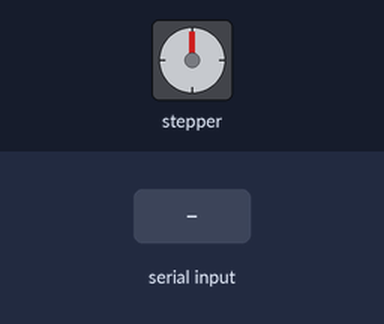
Simulated run of this sketch. Board: Arduino Uno, built with avr-gcc and run on an emulated ATmega328P. Parts: stepper motor. Wiring (inferred from the names in the program): stepper motor driver (200 steps per turn assumed): step pin 3; direction pin 2. The inputs (shaded band) are chosen by the test bench.

Above: at 1.2 s.
1.3 s: "1" received over Serial
At 1.75 s:
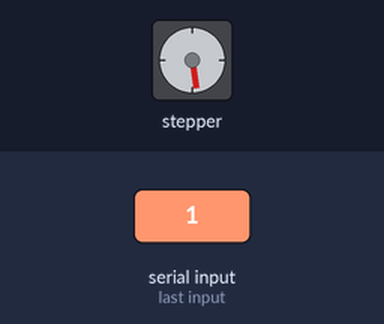
At 2.65 s:
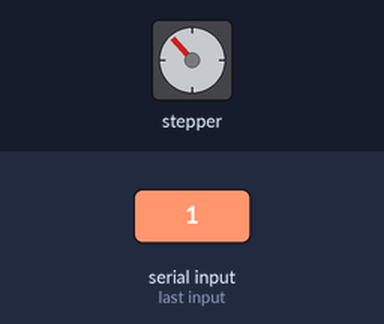
Timing chart, 0 to 19.3 s (numbered marks = the images above; inputs shaded):
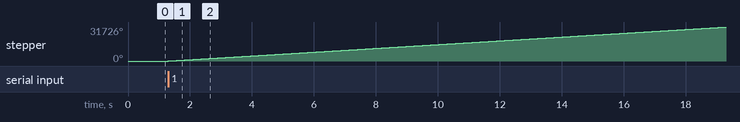

The sketch:

PROTOTYPE_ARDUINO.ino
```cpp
/* Example sketch to control a stepper motor with TB6600 stepper motor driver and Arduino without a library: continuous rotation. More info: https://www.makerguides.com */

// Define stepper motor connections:
#define dirPin 2
#define stepPin 3

char inChar;
int onOff = 0;
int test;

void setup() {
  // Declare pins as output:
  pinMode(stepPin, OUTPUT);
  pinMode(dirPin, OUTPUT);

  // Set the spinning direction CW/CCW:
  digitalWrite(dirPin, HIGH);

  Serial.begin(9600);
}


void loop() {
  // These four lines result in 1 step:

    inChar=Serial.read();

    if (inChar == '1') {
        onOff = 1;
    }
    else if (inChar == '2') {
        onOff = 0;
    }

    if (onOff == 1) {

      digitalWrite(stepPin, HIGH);
      delayMicroseconds(500);
      digitalWrite(stepPin, LOW);
      delayMicroseconds(500);

    }
    else if (onOff == 0) {

      digitalWrite(stepPin, LOW);
      delayMicroseconds(500);
      digitalWrite(stepPin, LOW);
      delayMicroseconds(500);
    }
}
```

Measured:
- after the input at 1.3 s, stepper: keeps turning clockwise at about 1763°/s, starting at once
